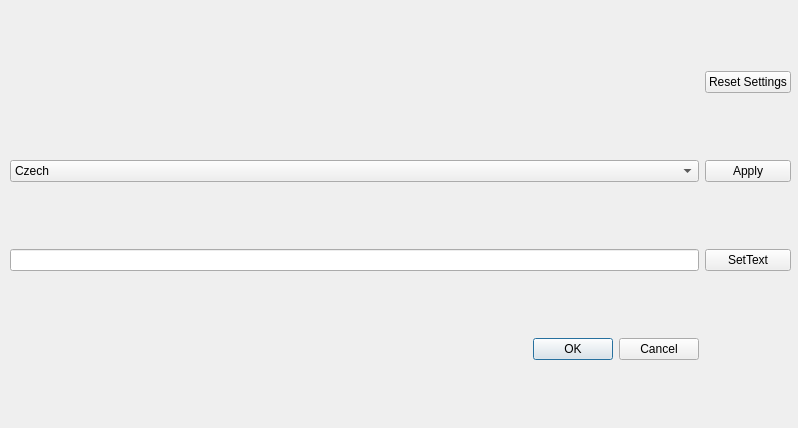
<?xml version="1.0" encoding="UTF-8"?>
<ui version="4.0">
 <class>SettingsWindow</class>
 <widget class="QWidget" name="SettingsWindow">
  <property name="windowModality">
   <enum>Qt::ApplicationModal</enum>
  </property>
  <property name="geometry">
   <rect>
    <x>0</x>
    <y>0</y>
    <width>798</width>
    <height>428</height>
   </rect>
  </property>
  <property name="windowTitle">
   <string>Settings</string>
  </property>
  <widget class="QWidget" name="gridLayoutWidget">
   <property name="geometry">
    <rect>
     <x>10</x>
     <y>10</y>
     <width>781</width>
     <height>411</height>
    </rect>
   </property>
   <layout class="QGridLayout" name="gridLayout">
    <property name="sizeConstraint">
     <enum>QLayout::SetDefaultConstraint</enum>
    </property>
    <item row="1" column="1">
     <widget class="QPushButton" name="btnApplyLanguage">
      <property name="text">
       <string>Apply</string>
      </property>
     </widget>
    </item>
    <item row="2" column="0">
     <widget class="QLineEdit" name="txtSetText"/>
    </item>
    <item row="2" column="1">
     <widget class="QPushButton" name="btnSetText">
      <property name="text">
       <string>SetText</string>
      </property>
     </widget>
    </item>
    <item row="3" column="0">
     <widget class="QDialogButtonBox" name="buttonBox">
      <property name="standardButtons">
       <set>QDialogButtonBox::Cancel|QDialogButtonBox::Ok</set>
      </property>
     </widget>
    </item>
    <item row="1" column="0">
     <widget class="QComboBox" name="cboSelectLanguage">
      <item>
       <property name="text">
        <string>Czech</string>
       </property>
      </item>
      <item>
       <property name="text">
        <string>English</string>
       </property>
      </item>
      <item>
       <property name="text">
        <string>France</string>
       </property>
      </item>
     </widget>
    </item>
    <item row="0" column="1">
     <widget class="QPushButton" name="btnResetSettings">
      <property name="text">
       <string>Reset Settings</string>
      </property>
     </widget>
    </item>
   </layout>
  </widget>
 </widget>
 <resources/>
 <connections/>
</ui>
